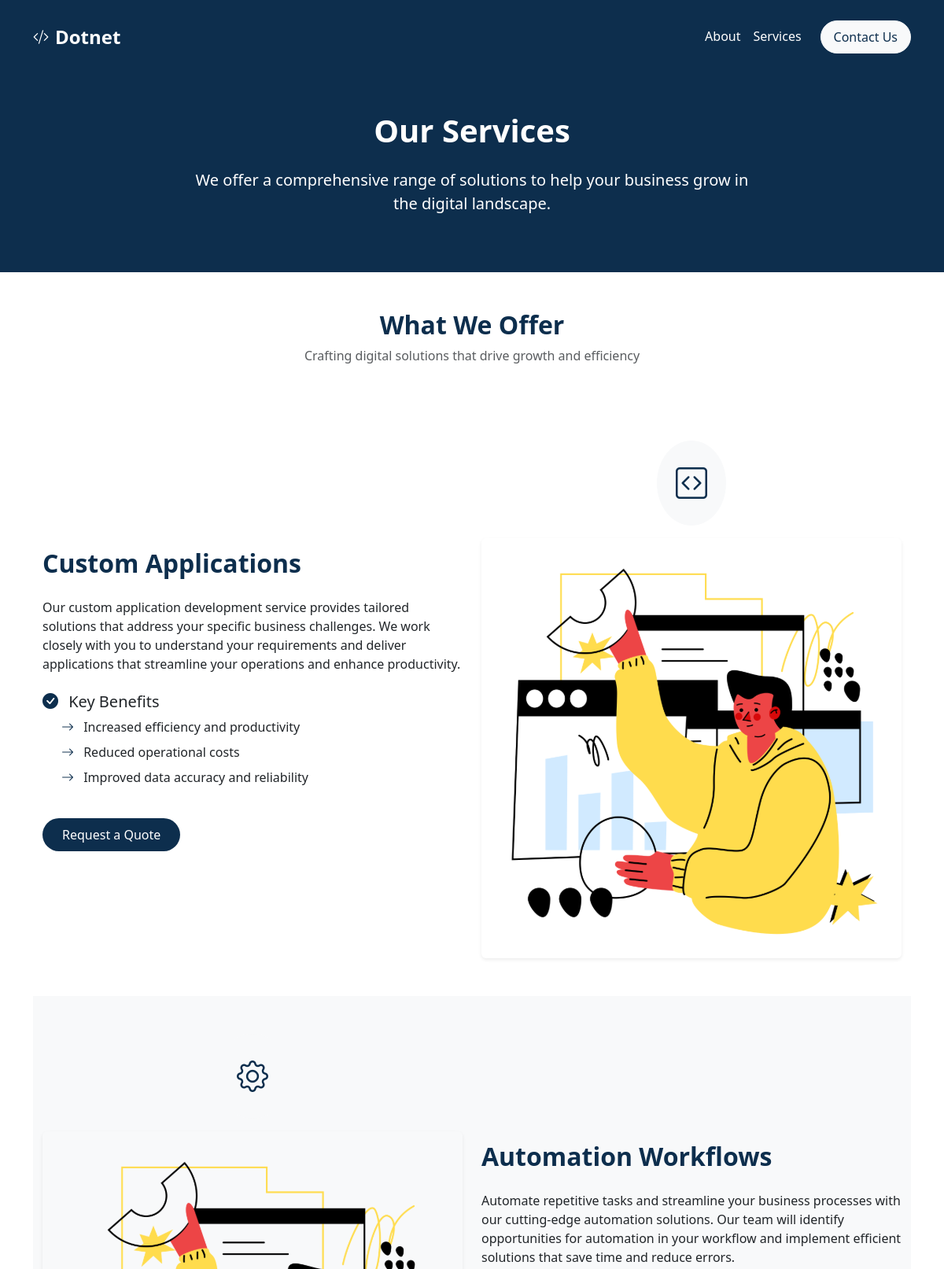
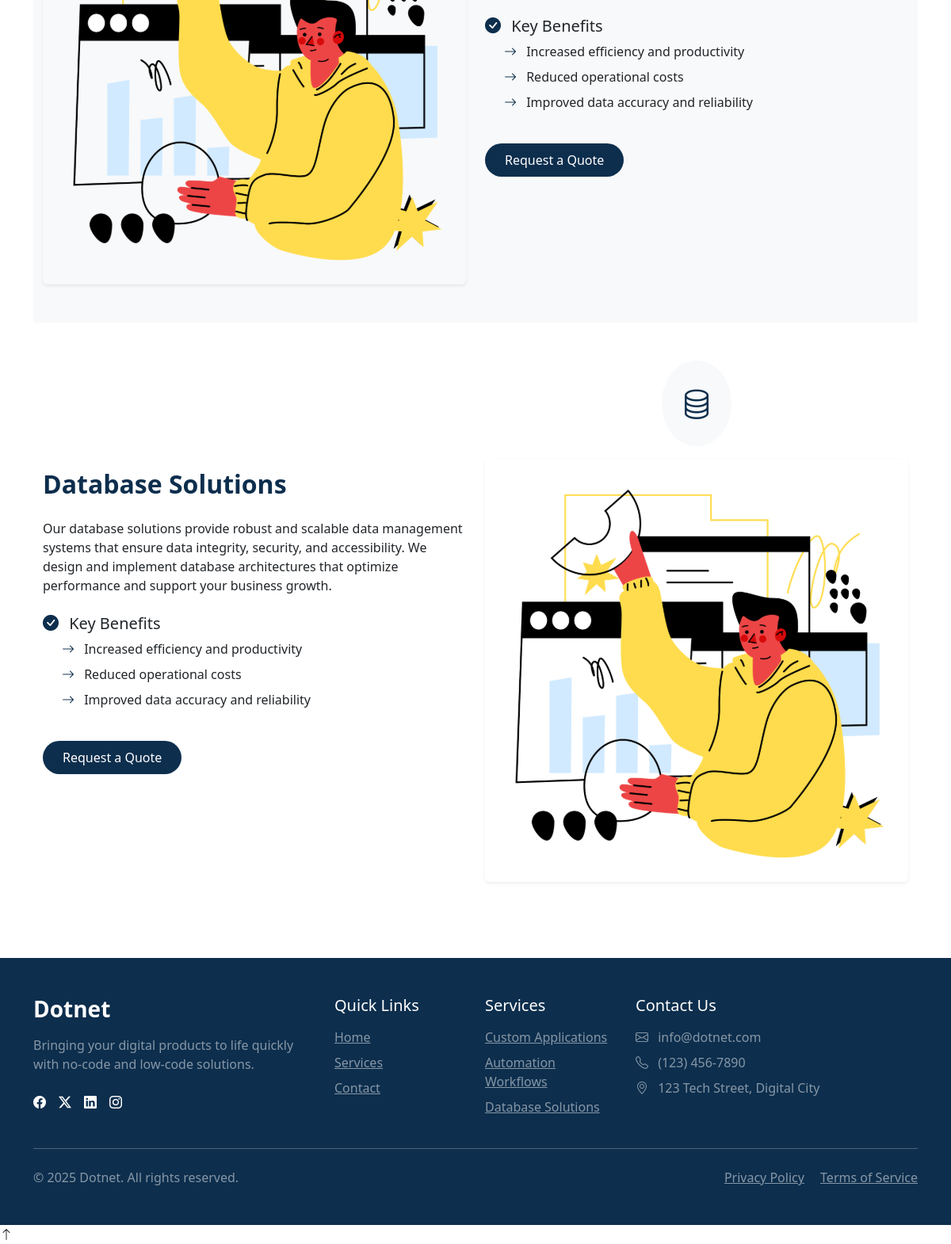
/services.php, run on the app's committed database (2 pictures, top to bottom).
### tables this page shows
CREATE TABLE IF NOT EXISTS services (
    id INT AUTO_INCREMENT PRIMARY KEY,
    title VARCHAR(100) NOT NULL,
    description TEXT NOT NULL,
    icon VARCHAR(50) NOT NULL,
    details TEXT NOT NULL,
    created_at TIMESTAMP DEFAULT CURRENT_TIMESTAMP,
    updated_at TIMESTAMP NULL ON UPDATE CURRENT_TIMESTAMP
);

### config.php (called while the page is built, shortened)
<?php
$site_name = 'Dotnet';
?>

### functions.php (called while the page is built, shortened)
<?php
require_once 'config.php';
function isCurrentPage($page) {
    $current_page = basename($_SERVER['PHP_SELF']);
    return $current_page === $page;
}
function getServices() {
    global $conn;
    $services = [];
    $query = "SELECT * FROM services ORDER BY id ASC";
    $result = mysqli_query($conn, $query);
    if ($result && mysqli_num_rows($result) > 0) {
        while ($row = mysqli_fetch_assoc($result)) {
            $services[] = $row;
        }
    }
    return $services;
}
?>

### services.php (the view, shortened to what this page needs)
<?php
include 'header.php';
?>
    <section class="bg-dark-blue py-5 text-center text-white">
        <div class="container">
            <div class="row justify-content-center">
                <div class="col-md-8">
                    <h1 class="fw-bold mb-4">Our Services</h1>
                    <p class="lead mb-4 text-white">We offer a comprehensive range of solutions to help your business grow in the digital landscape.</p>
                </div>
            </div>
        </div>
    </section>
    <section class="py-5">
        <div class="container">
            <div class="row justify-content-center">
                <div class="col-md-10">
                    <div class="text-center mb-5">
                        <h2 class="fw-bold text-dark-blue">What We Offer</h2>
                        <p class="text-muted">Crafting digital solutions that drive growth and efficiency</p>
                    </div>
                </div>
            </div>
            <?php
            $services = getServices();
            foreach ($services as $service) {
            ?>
            <section class="py-5 <?php echo $service['id'] % 2 == 0 ? 'bg-light' : ''; ?>" id="service-<?php echo $service['id']; ?>">
                <div class="container">
                    <div class="row align-items-center">
                        <div class="col-lg-6 <?php echo $service['id'] % 2 == 0 ? 'order-lg-2' : ''; ?> mb-4 mb-lg-0 text-center-mobile">
                            <h2 class="fw-bold mb-4 text-dark-blue"><?php echo $service['title']; ?></h2>
                            <p class="mb-4"><?php echo $service['details']; ?></p>
                            <div class="mb-4">
                                <h5><i class="bi bi-check-circle-fill text-dark-blue me-2"></i> Key Benefits</h5>
                                <ul class="list-unstyled ps-4">
                                    <li class="mb-2"><i class="bi bi-arrow-right text-dark-blue me-2"></i> Increased efficiency and productivity</li>
                                    <li class="mb-2"><i class="bi bi-arrow-right text-dark-blue me-2"></i> Reduced operational costs</li>
                                    <li class="mb-2"><i class="bi bi-arrow-right text-dark-blue me-2"></i> Improved data accuracy and reliability</li>
                                </ul>
                            </div>
                            <a href="contact.php" class="btn btn-dark-blue rounded-pill px-4 py-2 mt-3">Request a Quote</a>
                        </div>
                        <div class="col-lg-6 <?php echo $service['id'] % 2 == 0 ? 'order-lg-1' : ''; ?>">
                            <div class="text-center">
                                <div class="service-icon-large bg-light p-4 rounded-circle d-inline-block mb-3">
                                    <i class="bi <?php echo $service['icon']; ?> fs-1 text-dark-blue"></i>
                                </div>
                                <img src="./assets/service-<?php echo $service['id']; ?>.svg" alt="<?php echo $service['title']; ?>" class="img-fluid rounded shadow-sm" onerror="this.src='./assets/svg-image.svg'">
                            </div>
                        </div>
                    </div>
                </div>
            </section>
            <?php
            }
            ?>
        </div>
    </section>
<?php
include 'footer.php';
?>

### header.php (shortened to what this page needs)
<?php
require_once 'functions.php';
?>
<!DOCTYPE html>
<html lang="en">
<head>
    <link href="https://cdn.jsdelivr.net/npm/bootstrap@5.3.0/dist/css/bootstrap.min.css" rel="stylesheet">
    <link rel="stylesheet" href="https://cdn.jsdelivr.net/npm/bootstrap-icons@1.11.3/font/bootstrap-icons.min.css">
    <link rel="stylesheet" href="style.css">
</head>
<body>
    <nav class="navbar navbar-expand-lg bg-dark-blue py-4">
        <div class="container">
            <a class="navbar-brand" href="index.php">
                <div class="logo-container d-flex align-items-center">
                    <div class="logo-icon me-2">
                        <i class="bi bi-code-slash text-white"></i>
                    </div>
                    <span class="fw-bold fs-4 text-white"><?php echo $site_name; ?></span>
                </div>
            </a>
            <div class="collapse navbar-collapse" id="navbarSupportedContent">
                <ul class="navbar-nav ms-auto mb-2 mb-lg-0">
                    <li class="nav-item">
                        <a class="nav-link <?php echo isCurrentPage('index.php') ? 'active' : ''; ?> text-white" href="index.php">About</a>
                    </li>
                    <li class="nav-item">
                        <a class="nav-link <?php echo isCurrentPage('services.php') ? 'active' : ''; ?> text-white" href="services.php">Services</a>
                    </li>
                    <li class="nav-item ms-lg-3">
                        <a class="btn btn-light rounded-pill px-3 py-2 text-dark-blue" href="contact.php">Contact Us</a>
                    </li>
                </ul>
            </div>
        </div>
    </nav>

### footer.php (shortened to what this page needs)
    <footer class="bg-dark-blue text-white py-5">
        <div class="container">
            <div class="row g-4">
                <div class="col-lg-4 mb-4 mb-lg-0 text-center-mobile">
                    <h3 class="fw-bold mb-3"><?php echo $site_name; ?></h3>
                    <p class="text-white-50">Bringing your digital products to life quickly with no-code and low-code solutions.</p>
                    <div class="d-flex gap-3 mt-4 justify-content-md-start justify-content-center">
                        <a href="#" class="text-white social-icon"><i class="bi bi-facebook"></i></a>
                        <a href="#" class="text-white social-icon"><i class="bi bi-twitter-x"></i></a>
                        <a href="#" class="text-white social-icon"><i class="bi bi-linkedin"></i></a>
                        <a href="#" class="text-white social-icon"><i class="bi bi-instagram"></i></a>
                    </div>
                </div>
                <div class="col-lg-2 col-md-4 mb-4 mb-md-0 text-center-mobile">
                    <h5 class="mb-3">Quick Links</h5>
                    <ul class="list-unstyled">
                        <li class="mb-2"><a href="index.php" class="text-white-50">Home</a></li>
                        <li class="mb-2"><a href="services.php" class="text-white-50">Services</a></li>
                        <li class="mb-2"><a href="contact.php" class="text-white-50">Contact</a></li>
                    </ul>
                </div>
                <div class="col-lg-2 col-md-4 mb-4 mb-md-0 text-center-mobile">
                    <h5 class="mb-3">Services</h5>
                    <ul class="list-unstyled">
                        <li class="mb-2"><a href="services.php#custom-applications" class="text-white-50">Custom Applications</a></li>
                        <li class="mb-2"><a href="services.php#automation-workflows" class="text-white-50">Automation Workflows</a></li>
                        <li class="mb-2"><a href="services.php#database-solutions" class="text-white-50">Database Solutions</a></li>
                    </ul>
                </div>
                <div class="col-lg-4 col-md-4 text-center-mobile">
                    <h5 class="mb-3">Contact Us</h5>
                    <ul class="list-unstyled">
                        <li class="mb-2 text-white-50"><i class="bi bi-envelope me-2"></i> info@dotnet.com</li>
                        <li class="mb-2 text-white-50"><i class="bi bi-telephone me-2"></i> (123) 456-7890</li>
                        <li class="mb-2 text-white-50"><i class="bi bi-geo-alt me-2"></i> 123 Tech Street, Digital City</li>
                    </ul>
                </div>
            </div>
            <hr class="my-4 border-white-50">
            <div class="row">
                <div class="col-md-6 text-center-mobile">
                    <p class="mb-0 text-white-50">&copy; <?php echo date('Y'); ?> <?php echo $site_name; ?>. All rights reserved.</p>
                </div>
                <div class="col-md-6 text-md-end text-center-mobile">
                    <a href="#" class="text-white-50 me-3">Privacy Policy</a>
                    <a href="#" class="text-white-50">Terms of Service</a>
                </div>
            </div>
        </div>
    </footer>
    <div class="scroll-to-top">
        <i class="bi bi-arrow-up"></i>
    </div>
</body>
</html>

### header.php (style rules this page uses)
:root { --dark-blue: #0d2e4d; --light-blue: #1e5b94; }
.bg-dark-blue { background-color: var(--dark-blue); }
.text-dark-blue { color: var(--dark-blue); }
.btn-dark-blue { background-color: var(--dark-blue); color: white; }

### data on the page
services: title "Custom Applications", details "Our custom application development service provides tailored solutions that address your specific business challenges. We work closely with you to understand your requirements and deliver applications that streamline your operations and enhance productivity."
services: title "Automation Workflows", details "Automate repetitive tasks and streamline your business processes with our cutting-edge automation solutions. Our team will identify opportunities for automation in your workflow and implement efficient solutions that save time and reduce errors."
services: title "Database Solutions", details "Our database solutions provide robust and scalable data management systems that ensure data integrity, security, and accessibility. We design and implement database architectures that optimize performance and support your business growth."

### other printed values
$site_name "Dotnet"
